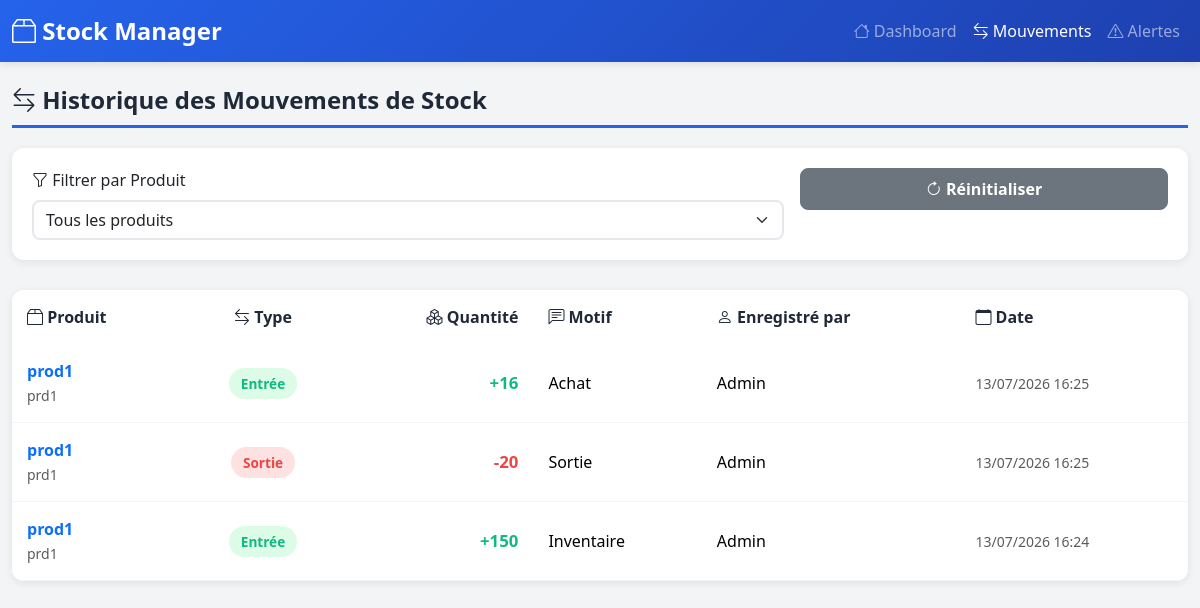
/movements, run on the app's committed database.
### models.py (models this page shows, shortened)
class Movement(db.Model):
    __tablename__ = 'movement'
    id = db.Column(db.Integer, primary_key=True)
    product_id = db.Column(db.Integer, db.ForeignKey('product.id'), nullable=False)
    quantity_change = db.Column(db.Integer, nullable=False)
    movement_type = db.Column(db.String(10), nullable=False)
    reason = db.Column(db.String(255), default='')
    recorded_by = db.Column(db.String(80), default='System')
    timestamp = db.Column(db.DateTime, index=True, default=datetime.utcnow)
    @property
    def is_entry(self):
        return self.movement_type == 'IN'

class Product(db.Model):
    __tablename__ = 'product'
    id = db.Column(db.Integer, primary_key=True)
    name = db.Column(db.String(100), nullable=False, unique=True)
    sku = db.Column(db.String(50), unique=True, nullable=False)
    description = db.Column(db.Text, default='')
    current_stock = db.Column(db.Integer, default=0, nullable=False)
    threshold = db.Column(db.Integer, default=10, nullable=False)
    created_at = db.Column(db.DateTime, default=datetime.utcnow)
    updated_at = db.Column(db.DateTime, default=datetime.utcnow, onupdate=datetime.utcnow)
    movements = db.relationship('Movement', backref='product', lazy=True, cascade='all, delete-orphan')
    alerts = db.relationship('Alert', backref='product', lazy=True, cascade='all, delete-orphan')

### app.py (the view)
@app.route('/movements')
def movements_history():
    page = request.args.get('page', 1, type=int)
    product_id = request.args.get('product_id', None, type=int)
    query = Movement.query
    if product_id:
        query = query.filter_by(product_id=product_id)
    movements = query.order_by(Movement.timestamp.desc()).paginate(
        page=page, per_page=20
    )
    products = Product.query.all()
    return render_template(
        'movements.html',
        movements=movements,
        products=products,
        selected_product_id=product_id
    )

### templates/movements.html (shortened to what this page needs)
<!DOCTYPE html>
<html lang="fr">
<head>
    <link href="https://cdn.jsdelivr.net/npm/bootstrap@5.3.3/dist/css/bootstrap.min.css" rel="stylesheet">
    <link href="https://cdn.jsdelivr.net/npm/bootstrap-icons@1.11.0/font/bootstrap-icons.css" rel="stylesheet">
</head>
<body>
    <nav class="navbar navbar-expand-lg navbar-dark">
        <div class="container-fluid">
            <a class="navbar-brand" href="/">
                <i class="bi bi-box2"></i> Stock Manager
            </a>
            <div class="collapse navbar-collapse" id="navbarNav">
                <ul class="navbar-nav ms-auto">
                    <li class="nav-item">
                        <a class="nav-link" href="/">
                            <i class="bi bi-house"></i> Dashboard
                        </a>
                    </li>
                    <li class="nav-item">
                        <a class="nav-link active" href="/movements">
                            <i class="bi bi-arrow-left-right"></i> Mouvements
                        </a>
                    </li>
                    <li class="nav-item">
                        <a class="nav-link" href="/alerts">
                            <i class="bi bi-exclamation-triangle"></i> Alertes
                        </a>
                    </li>
                </ul>
            </div>
        </div>
    </nav>
    <div class="container-fluid mt-4">
        <h2 class="section-title">
            <i class="bi bi-arrow-left-right"></i> Historique des Mouvements de Stock
        </h2>
        <div class="filter-card">
            <form method="GET" class="row g-3">
                <div class="col-md-8">
                    <label class="form-label">
                        <i class="bi bi-funnel"></i> Filtrer par Produit
                    </label>
                    <select class="form-select" name="product_id" onchange="this.form.submit()">
                        <option value="">Tous les produits</option>
                    </select>
                </div>
                <div class="col-md-4">
                    <a href="/movements" class="btn btn-secondary w-100">
                        <i class="bi bi-arrow-clockwise"></i> Réinitialiser
                    </a>
                </div>
            </form>
        </div>
        {% if movements.items %}
            <div class="table-card">
                <table class="table table-hover">
                    <thead>
                        <tr>
                            <th><i class="bi bi-box2"></i> Produit</th>
                            <th style="text-align: center;"><i class="bi bi-arrow-left-right"></i> Type</th>
                            <th style="text-align: right;"><i class="bi bi-boxes"></i> Quantité</th>
                            <th><i class="bi bi-chat-left-text"></i> Motif</th>
                            <th><i class="bi bi-person"></i> Enregistré par</th>
                            <th><i class="bi bi-calendar"></i> Date</th>
                        </tr>
                    </thead>
                    <tbody>
                        {% for movement in movements.items %}
                            <tr>
                                <td>
                                    <a href="/product/{{ movement.product.id }}" class="text-decoration-none">
                                        <strong>{{ movement.product.name }}</strong><br>
                                        <small class="text-muted">{{ movement.product.sku }}</small>
                                    </a>
                                </td>
                                <td style="text-align: center;">
                                    {% if movement.is_entry %}
                                        <span class="badge-in">Entrée</span>
                                    {% else %}
                                        <span class="badge-out">Sortie</span>
                                    {% endif %}
                                </td>
                                <td style="text-align: right;">
                                    {% if movement.is_entry %}
                                        <span class="quantity-in">+{{ movement.quantity_change }}</span>
                                    {% else %}
                                        <span class="quantity-out">{{ movement.quantity_change }}</span>
                                    {% endif %}
                                </td>
                                <td>{{ movement.reason or "-" }}</td>
                                <td>{{ movement.recorded_by }}</td>
                                <td>
                                    <small class="text-muted">
                                        {{ movement.timestamp.strftime('%d/%m/%Y %H:%M') }}
                                    </small>
                                </td>
                            </tr>
                        {% endfor %}
                    </tbody>
                </table>
            </div>
        {% else %}
            <div class="empty-state">
                <div class="empty-state-icon">📭</div>
                <h5>Aucun mouvement</h5>
                <p>Commencez par <a href="/product/add" class="text-primary">ajouter un produit</a> et enregistrer un mouvement</p>
            </div>
        {% endif %}
    </div>
</body>
</html>

### templates/movements.html (style rules this page uses)
:root { --primary-color: #2563eb; --success-color: #10b981; --danger-color: #ef4444; --dark-bg: #1f2937; --light-bg: #f3f4f6; }
body { background-color: var(--light-bg); font-family: 'Segoe UI', Tahoma, Geneva, Verdana, sans-serif; }
.navbar { background: linear-gradient(135deg, var(--primary-color) 0%, #1e40af 100%); box-shadow: 0 2px 8px rgba(0,0,0,0.1); }
.navbar-brand { font-weight: 700; font-size: 1.5rem; }
.section-title { font-size: 1.5rem; font-weight: 700; color: var(--dark-bg); margin-top: 20px; margin-bottom: 20px; padding-bottom: 10px; border-bottom: 3px solid var(--primary-color); }
.filter-card { background: white; border-radius: 12px; padding: 20px; box-shadow: 0 2px 8px rgba(0,0,0,0.08); margin-bottom: 30px; }
.table-card { background: white; border-radius: 12px; overflow: hidden; box-shadow: 0 2px 8px rgba(0,0,0,0.08); }
.table { margin-bottom: 0; }
.table thead { background: #f9fafb; }
.table th { color: var(--dark-bg); font-weight: 600; padding: 15px; border: none; }
.table td { padding: 15px; vertical-align: middle; }
.table tbody tr { border-bottom: 1px solid var(--light-bg); transition: background-color 0.2s; }
.badge-in { background: #dcfce7; color: var(--success-color); padding: 6px 12px; border-radius: 20px; font-weight: 600; font-size: 0.85rem; }
.badge-out { background: #fee2e2; color: var(--danger-color); padding: 6px 12px; border-radius: 20px; font-weight: 600; font-size: 0.85rem; }
.quantity-in { color: var(--success-color); font-weight: 600; font-size: 1.05rem; }
.quantity-out { color: var(--danger-color); font-weight: 600; font-size: 1.05rem; }
.form-select, .form-control { border-radius: 8px; border: 2px solid #e5e7eb; transition: border-color 0.3s; }
.btn { border-radius: 8px; padding: 8px 20px; font-weight: 600; transition: all 0.3s; }

### data on the page
Movement: product.name "prod1", product.sku "prd1", movement_type "Entrée", quantity_change "16", reason "Achat", recorded_by "Admin", timestamp "13/07/2026 16:25"
Movement: product.name "prod1", product.sku "prd1", movement_type "Sortie", quantity_change "-20", reason "Sortie", recorded_by "Admin", timestamp "13/07/2026 16:25"
Movement: product.name "prod1", product.sku "prd1", movement_type "Entrée", quantity_change "150", reason "Inventaire", recorded_by "Admin", timestamp "13/07/2026 16:24"
